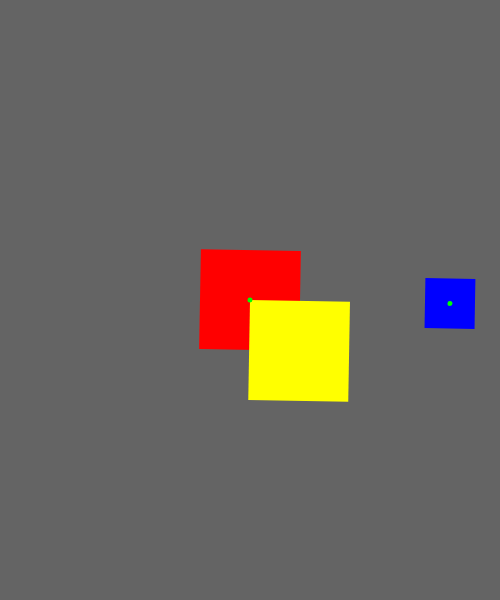
Frame 1 (no input)
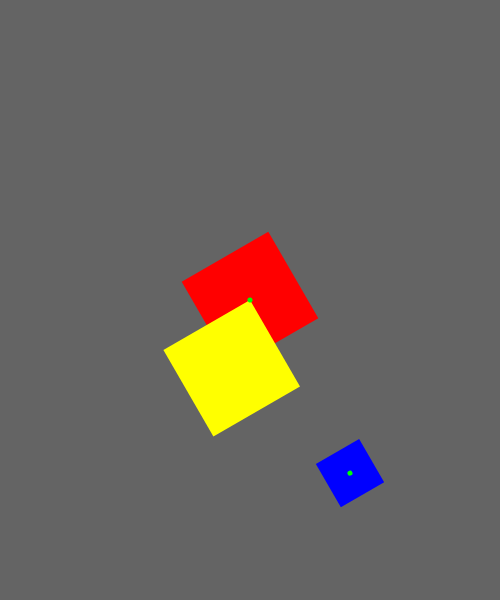
Frame 60 (no input)
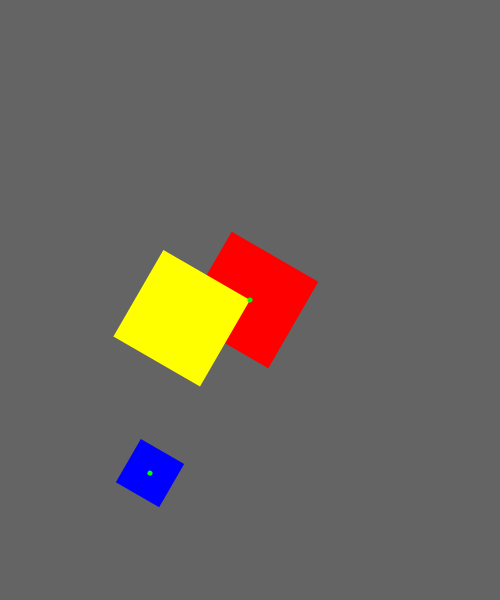
Frame 120 (the mouse pressed at the canvas centre since frame 60)

The p5.js sketch that drew these frames (run headless with seeded random() and noise() and a simulated clock; from frame 60 on, the mouse is pressed at the canvas centre):

// p5.js sketch
// ── sketch.js
function setup() {
  createCanvas(500, 600);
}


function draw() {
  background(100);

  push();

  translate( width/2, height/2 );
  rotate( radians(frameCount) );
  // rotate(frameCount);

  noStroke();

  // red rect
  rectMode(CENTER);
  fill(255, 0, 0);
  rect(0, 0, 100, 100);

  // yellow rect
  rectMode(CORNER);
  fill(255, 255, 0);
  rect(0, 0, 100, 100 );

  // blue rect
  rectMode(CENTER);
  fill(0, 0, 255);
  rect(200, 0, 50, 50 );

  // points
  stroke(0, 255, 0);
  strokeWeight(5);
  point(0, 0);
  point(200, 0);

  pop();
}
